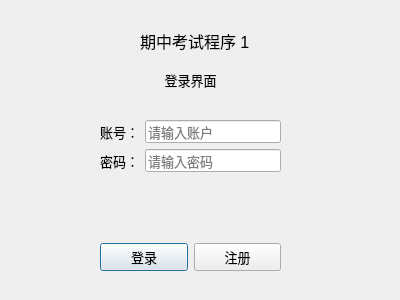
<?xml version="1.0" encoding="UTF-8"?>
<ui version="4.0">
 <class>Dialog_OK</class>
 <widget class="QDialog" name="Dialog_OK">
  <property name="geometry">
   <rect>
    <x>0</x>
    <y>0</y>
    <width>400</width>
    <height>300</height>
   </rect>
  </property>
  <property name="windowTitle">
   <string>Dialog</string>
  </property>
  <widget class="QLabel" name="label">
   <property name="geometry">
    <rect>
     <x>140</x>
     <y>30</y>
     <width>111</width>
     <height>21</height>
    </rect>
   </property>
   <property name="font">
    <font>
     <family>Microsoft YaHei UI</family>
     <pointsize>12</pointsize>
    </font>
   </property>
   <property name="text">
    <string>期中考试程序 1</string>
   </property>
  </widget>
  <widget class="QWidget" name="layoutWidget">
   <property name="geometry">
    <rect>
     <x>100</x>
     <y>70</y>
     <width>181</width>
     <height>201</height>
    </rect>
   </property>
   <property name="font">
    <font>
     <family>Microsoft YaHei UI</family>
     <pointsize>10</pointsize>
    </font>
   </property>
   <layout class="QVBoxLayout" name="verticalLayout">
    <item>
     <widget class="QLabel" name="label_3">
      <property name="font">
       <font>
        <family>Microsoft YaHei UI</family>
        <pointsize>10</pointsize>
       </font>
      </property>
      <property name="text">
       <string>登录界面</string>
      </property>
      <property name="alignment">
       <set>Qt::AlignCenter</set>
      </property>
     </widget>
    </item>
    <item>
     <spacer name="verticalSpacer_2">
      <property name="font">
       <font>
        <family>Microsoft YaHei UI</family>
        <pointsize>10</pointsize>
       </font>
      </property>
      <property name="orientation">
       <enum>Qt::Vertical</enum>
      </property>
      <property name="sizeHint" stdset="0">
       <size>
        <width>20</width>
        <height>40</height>
       </size>
      </property>
     </spacer>
    </item>
    <item>
     <layout class="QHBoxLayout" name="horizontalLayout">
      <item>
       <widget class="QLabel" name="label_4">
        <property name="font">
         <font>
          <family>Microsoft YaHei UI</family>
          <pointsize>10</pointsize>
         </font>
        </property>
        <property name="text">
         <string>账号：</string>
        </property>
        <property name="buddy">
         <cstring>lineEdit</cstring>
        </property>
       </widget>
      </item>
      <item>
       <widget class="QLineEdit" name="lineEdit">
        <property name="font">
         <font>
          <family>Microsoft YaHei UI</family>
          <pointsize>10</pointsize>
         </font>
        </property>
        <property name="text">
         <string/>
        </property>
        <property name="placeholderText">
         <string>请输入账户</string>
        </property>
       </widget>
      </item>
     </layout>
    </item>
    <item>
     <layout class="QHBoxLayout" name="horizontalLayout_2">
      <item>
       <widget class="QLabel" name="label_5">
        <property name="font">
         <font>
          <family>Microsoft YaHei UI</family>
          <pointsize>10</pointsize>
         </font>
        </property>
        <property name="text">
         <string>密码：</string>
        </property>
        <property name="buddy">
         <cstring>lineEdit_2</cstring>
        </property>
       </widget>
      </item>
      <item>
       <widget class="QLineEdit" name="lineEdit_2">
        <property name="font">
         <font>
          <family>Microsoft YaHei UI</family>
          <pointsize>10</pointsize>
         </font>
        </property>
        <property name="echoMode">
         <enum>QLineEdit::Password</enum>
        </property>
        <property name="placeholderText">
         <string>请输入密码</string>
        </property>
       </widget>
      </item>
     </layout>
    </item>
    <item>
     <spacer name="verticalSpacer">
      <property name="font">
       <font>
        <family>Microsoft YaHei UI</family>
        <pointsize>10</pointsize>
       </font>
      </property>
      <property name="orientation">
       <enum>Qt::Vertical</enum>
      </property>
      <property name="sizeHint" stdset="0">
       <size>
        <width>20</width>
        <height>80</height>
       </size>
      </property>
     </spacer>
    </item>
    <item>
     <layout class="QHBoxLayout" name="horizontalLayout_3">
      <item>
       <widget class="QPushButton" name="pushButton">
        <property name="font">
         <font>
          <family>Microsoft YaHei UI</family>
          <pointsize>10</pointsize>
         </font>
        </property>
        <property name="text">
         <string>登录</string>
        </property>
       </widget>
      </item>
      <item>
       <widget class="QPushButton" name="pushButton_2">
        <property name="font">
         <font>
          <family>Microsoft YaHei UI</family>
          <pointsize>10</pointsize>
         </font>
        </property>
        <property name="text">
         <string>注册</string>
        </property>
       </widget>
      </item>
     </layout>
    </item>
   </layout>
  </widget>
 </widget>
 <resources/>
 <connections/>
</ui>
